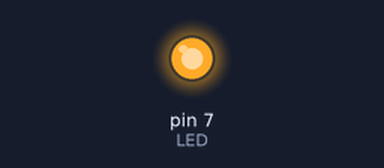
Recording of a sketch running on a simulated Arduino Uno, built with avr-gcc and run on an emulated ATmega328P. Shown: output pins drawn as LEDs (lit = HIGH).

Above: at 2.5 s.
At 7.5 s:
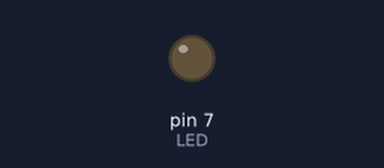
Timing chart, 0 to 13.0 s (numbered marks = the images above):
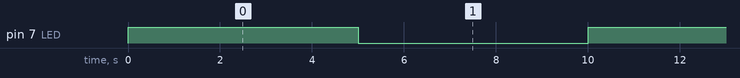

Measured:
- by itself, pin 7 (LED): alternates HIGH for 5.0 s and LOW for 5.0 s

The sketch:

Encender_Led_Verdad.ino
```cpp
const int LED = 7;

void setup()
{

  pinMode (LED , OUTPUT);

}

void loop()
{

  digitalWrite(LED,HIGH);
  delay(5000);
  digitalWrite(LED,LOW);
  delay(5000);

}
```
